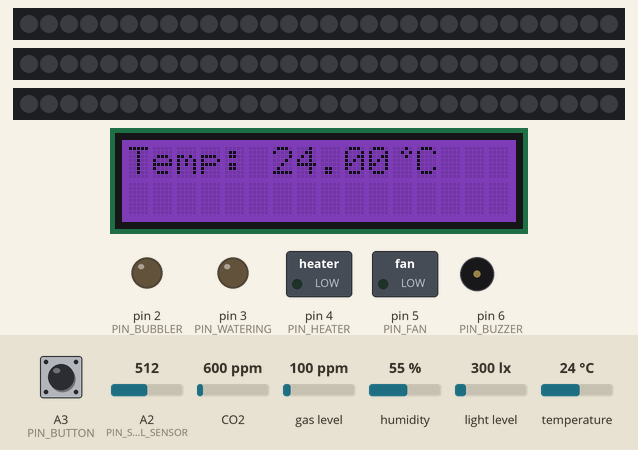
The sketch below on a simulated Arduino Uno, built with avr-gcc and run on an emulated ATmega328P. Parts: 3 × 30 RGB LEDs in strip order, left to right, 16×2 character LCD, switched loads named in the sketch (green lamp = pin HIGH), output pins drawn as LEDs (lit = HIGH), buzzer (waves = sounding, pin HIGH). Inputs (shaded band) come from the test bench; at power-on: temperature 24 °C, A2 (PIN_SOIL_SENSOR) = 512, A3 (PIN_BUTTON) LOW, CO2 600 ppm, gas level 100 ppm, humidity 55 %, light level 300 lx. What the sketch prints to the serial monitor is not drawn.

Above: at 2.6 s.
2.7 s: temperature set to 25.4 °C
At 12.4 s:
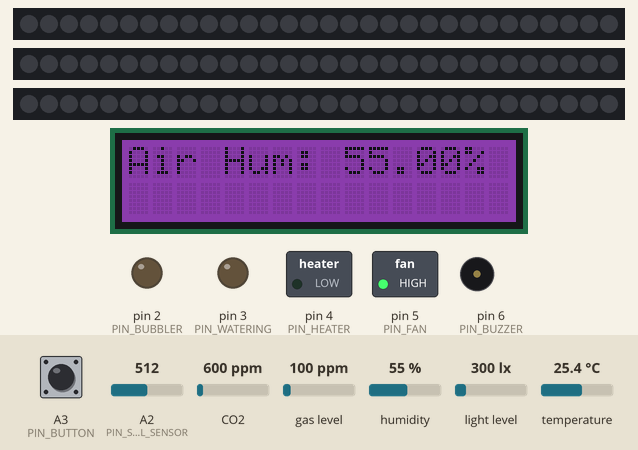
12.5 s: temperature set to 4 °C
At 19.3 s:
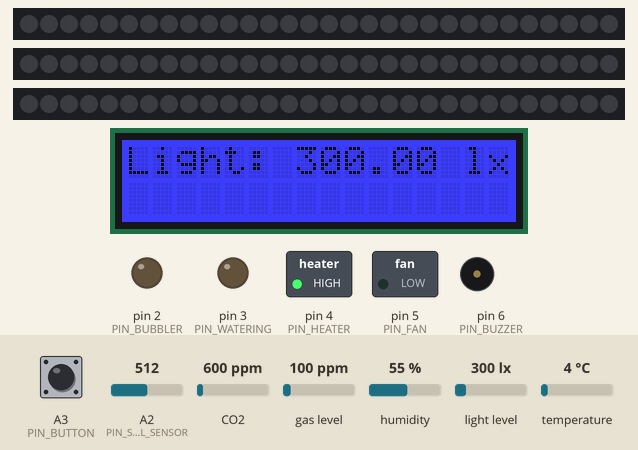
22.3 s: temperature set to 4.7 °C
27.5 s: temperature set to 5.4 °C
At 32.9 s:
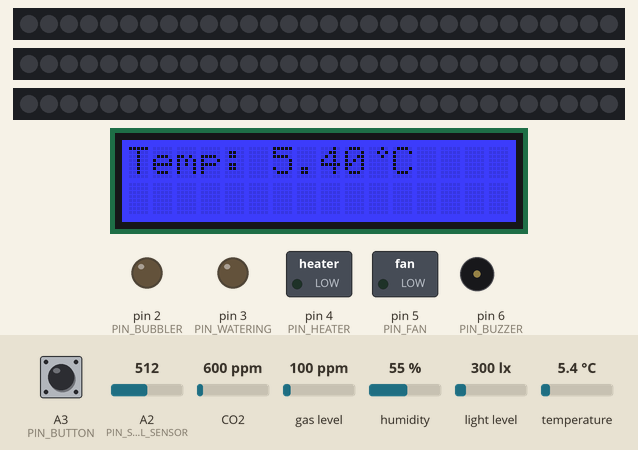
37.3 s: A2 (PIN_SOIL_SENSOR) set to 430
At 39.0 s:
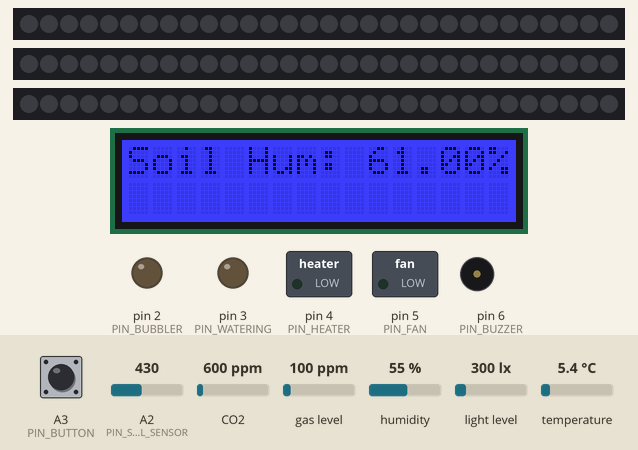
43.5 s: A2 (PIN_SOIL_SENSOR) set to 412
At 49.1 s:
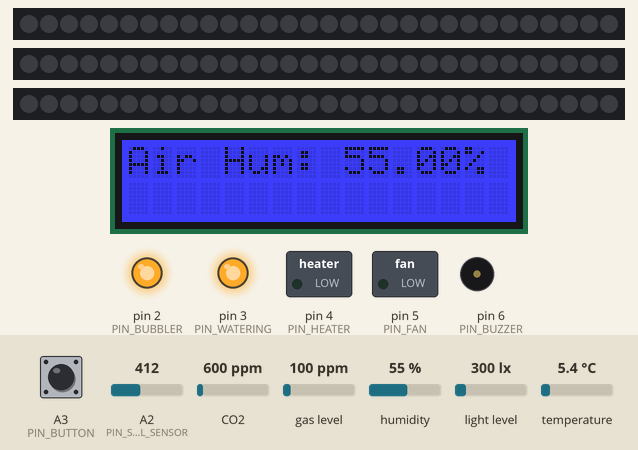
Timing chart, 0 to 50.6 s (numbered marks = the images above; inputs shaded):
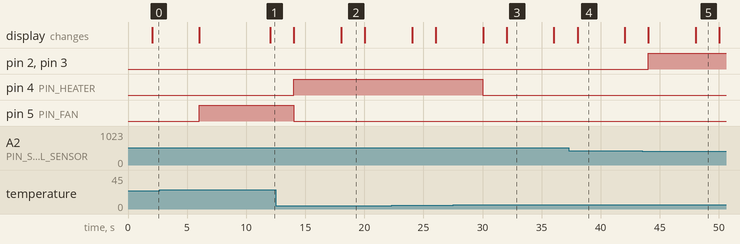

Measured:
- the behaviour switches between 25 and 25.1 °C on temperature (found by bisection; images 0 and 1)
- the behaviour switches between 4.9 and 5 °C on temperature (found by bisection; images 2 and 3)
- the behaviour switches between 420 and 419 on A2 (PIN_SOIL_SENSOR) (found by bisection; images 4 and 5)
- after the input at 2.7 s, pin 5 (PIN_FAN): LOW → HIGH after 3.3 s; the display: first changes after 3.3 s (image 1 shows a later state)
- after the input at 12.5 s, pin 4 (PIN_HEATER): LOW → HIGH after 1.5 s; pin 5 (PIN_FAN): HIGH → LOW after 1.5 s; the display: first changes after 1.5 s (image 2 shows a later state)
- after the input at 27.5 s, pin 4 (PIN_HEATER): HIGH → LOW after 2.5 s
- after the input at 43.5 s, pin 2 (PIN_BUBBLER), pin 3 (PIN_WATERING): LOW → HIGH after 0.52 s

The sketch:

Proximars.ino
```cpp
/*
 * Proximars - Automated Ecosystem Controller
 * Original Author: simonet4
 * Refactored for modularity
 */

#include "Config.h"
#include "Sensors.h"
#include "Actuators.h"
#include "Display.h"
#include "Bluetooth.h"

// Objects
SensorManager sensors;
ActuatorManager actuators;
DisplayManager display;
BluetoothManager bt;

// State Variables
unsigned long now = 0;
unsigned long lastSensorUpdate = 0;
unsigned long lastBTSend = 0;
unsigned long lastButtonPress = 0;
unsigned long lastAutoSwitch = 0;

// Watering States
unsigned long wateringStartTime = 0;
unsigned long lastWateringTime = 0; // Desact in original
bool isWatering = false;

// Display States
int displayMode = 0;
int btDataType = 0;
int currentHour = -1; // Stores hour received from BT

void setup() {
  Serial.begin(9600);

  sensors.begin();
  actuators.begin();
  display.begin();
  bt.begin();

  pinMode(PIN_BUTTON, INPUT);
}

void loop() {
  now = millis();

  // --- 1. SENSOR & LOGIC UPDATE ---
  if (now - lastSensorUpdate >= SENSOR_UPDATE_INTERVAL) {
    lastSensorUpdate = now;
    sensors.update();

    // CO2 Alarm
    if (sensors.geteCO2() >= 1500 || sensors.getTVOC() >= 500) {
      actuators.triggerAlarm();
    }

    // Watering Logic
    // If dry (<60), not currently watering, and enough time passed since last watering (6h)
    if (sensors.getHumSoil() < 60 && !isWatering) {
        if (lastWateringTime == 0 || (now - lastWateringTime >= WATERING_COOLDOWN)) {
             actuators.setBubbler(HIGH);
             actuators.setWatering(HIGH);
             wateringStartTime = now;
             isWatering = true;
        }
    }

    // Stop Watering
    if (isWatering && (now - wateringStartTime >= WATERING_DURATION)) {
      actuators.setBubbler(LOW);
      actuators.setWatering(LOW);
      lastWateringTime = now;
      isWatering = false;
    }

    // Climate Control
    actuators.setHeater(sensors.getTemp() < 5);
    actuators.setFan(sensors.getTemp() > 25);

    // Light Logic (Based on BT Hour and Lux)
    // If hour is valid (received via BT) and between 8am-8pm
    if (currentHour >= 8 && currentHour <= 20) {
        if (sensors.getLight() < 500) {
            actuators.setAllLeds(128, 0, 128); // Purple
        } else {
            actuators.setAllLeds(0, 0, 0); // Off
        }
    } else if (currentHour != -1) {
        // Night time
        actuators.setAllLeds(0, 0, 0);
    }

    // Update Display
    display.updateScreen(displayMode, sensors.getTemp(), sensors.getHumAir(), sensors.getHumSoil(), sensors.getLight(), sensors.geteCO2());
  }

  // --- 2. BLUETOOTH ---
  // Read Incoming Hour
  int h = bt.readHour();
  if (h != -1) {
      currentHour = h;
  }

  // Send Data periodically
  if (now - lastBTSend >= BT_SEND_INTERVAL) {
      bt.sendData(btDataType, sensors.getTemp(), sensors.getHumAir(), sensors.getHumSoil(), sensors.getLight(), sensors.geteCO2());
      btDataType = (btDataType + 1) % 5;
      lastBTSend = now;
  }

  // --- 3. USER INPUT (BUTTON) ---
  int buttonState = digitalRead(PIN_BUTTON);
  if (buttonState == HIGH) { // Assuming Active High based on original code
     if (now - lastButtonPress > 200) {
         displayMode = (displayMode + 1) % 5;
         lastButtonPress = now;
         lastAutoSwitch = now; // Reset AFK timer
     }
  }

  // Auto-switch display if inactive
  if (now - lastButtonPress >= AFK_TIMEOUT) {
      if (now - lastAutoSwitch >= AUTO_SWITCH_INTERVAL) {
          displayMode = (displayMode + 1) % 4;
          lastAutoSwitch = now;
      }
  }
}
```

Actuators.h
```cpp
#ifndef ACTUATORS_H
#define ACTUATORS_H

#include <Arduino.h>
#include <Adafruit_NeoPixel.h>
#include "Config.h"

class ActuatorManager {
private:
    Adafruit_NeoPixel strip1;
    Adafruit_NeoPixel strip2;
    Adafruit_NeoPixel strip3;

public:
    ActuatorManager() :
        strip1(NUM_LEDS, PIN_LED_STRIP_1, NEO_GRB + NEO_KHZ800),
        strip2(NUM_LEDS, PIN_LED_STRIP_2, NEO_GRB + NEO_KHZ800),
        strip3(NUM_LEDS, PIN_LED_STRIP_3, NEO_GRB + NEO_KHZ800) {}

    void begin() {
        pinMode(PIN_BUBBLER, OUTPUT);
        pinMode(PIN_WATERING, OUTPUT);
        pinMode(PIN_HEATER, OUTPUT);
        pinMode(PIN_FAN, OUTPUT);
        pinMode(PIN_BUZZER, OUTPUT);

        strip1.begin(); strip1.show();
        strip2.begin(); strip2.show();
        strip3.begin(); strip3.show();
    }

    void setBubbler(bool state) { digitalWrite(PIN_BUBBLER, state); }
    void setWatering(bool state) { digitalWrite(PIN_WATERING, state); }
    void setHeater(bool state) { digitalWrite(PIN_HEATER, state); }
    void setFan(bool state) { digitalWrite(PIN_FAN, state); }

    void triggerAlarm() { tone(PIN_BUZZER, 3000, 500); }

    void setAllLeds(uint8_t r, uint8_t g, uint8_t b) {
        setStripColor(strip1, r, g, b);
        setStripColor(strip2, r, g, b);
        setStripColor(strip3, r, g, b);
    }

private:
    void setStripColor(Adafruit_NeoPixel &strip, uint8_t r, uint8_t g, uint8_t b) {
        for(int i=0; i< strip.numPixels(); i++) {
            strip.setPixelColor(i, strip.Color(r, g, b));
        }
        strip.show();
    }
};

#endif
```

Bluetooth.h
```cpp
#ifndef BLUETOOTH_H
#define BLUETOOTH_H

#include <SoftwareSerial.h>
#include "Config.h"

class BluetoothManager {
private:
    SoftwareSerial BTserial;

public:
    BluetoothManager() : BTserial(PIN_BT_RX, PIN_BT_TX) {}

    void begin() {
        BTserial.begin(9600);
    }

    int readHour() {
        if (BTserial.available()) {
            int h = BTserial.read();
            Serial.print("BT Hour received: "); Serial.println(h);
            return h;
        }
        return -1; // No data
    }

    void sendData(int type, float temp, float hum, float soil, float light, int co2) {
        String label = "";
        float value = 0;

        switch (type) {
            case 0: label = "T "; value = temp; break;
            case 1: label = "Ha "; value = hum; break;
            case 2: label = "Hs "; value = soil; break;
            case 3: label = "L "; value = light; break;
            case 4: label = "Q "; value = co2; break;
        }

        String msg = label + String(value);
        BTserial.println(msg);
        Serial.println("BT Sent: " + msg);
    }
};

#endif
```

Display.h
```cpp
#ifndef DISPLAY_H
#define DISPLAY_H

#include <Wire.h>
#include <rgb_lcd.h> // Library for Grove RGB LCD
#include "Config.h"

class DisplayManager {
private:
    rgb_lcd lcd;
    byte degreeSymbol[8] = {0b00010,0b00101,0b00010,0,0,0,0,0}; // Custom char

public:
    void begin() {
        lcd.begin(16, 2);
        lcd.createChar(0, degreeSymbol);
        lcd.print("Proximars Init");
    }

    void updateScreen(int mode, float temp, float humAir, float humSoil, float light, int eco2) {
        // Change background color based on Temp (Blue to Red)
        // Simple mapping: 18°C = Blue, 35°C = Red
        int red = map(temp, 18, 35, 0, 255);
        int blue = map(temp, 18, 35, 255, 0);
        lcd.setRGB(constrain(red, 0, 255), 0, constrain(blue, 0, 255));

        lcd.clear();
        lcd.setCursor(0,0);

        switch(mode) {
            case 0: // Temp
               lcd.print("Temp: "); lcd.print(temp); lcd.write((unsigned char)0); lcd.print("C");
               break;
            case 1: // Air Humidity
               lcd.print("Air Hum: "); lcd.print(humAir); lcd.print("%");
               break;
            case 2: // Soil Humidity
               lcd.print("Soil Hum: "); lcd.print(humSoil); lcd.print("%");
               break;
            case 3: // Light
               lcd.print("Light: "); lcd.print(light); lcd.print(" lx");
               break;
             case 4: // CO2 (Added for better monitoring)
               lcd.print("CO2: "); lcd.print(eco2); lcd.print(" ppm");
               break;
        }
    }
};

#endif
```

Sensors.h
```cpp
#ifndef SENSORS_H
#define SENSORS_H

#include <Arduino.h>
#include <DHT.h>
#include <Wire.h>
#include <Adafruit_Sensor.h>
#include <Adafruit_TSL2561_U.h>
#include <Adafruit_SGP30.h>
#include "Config.h"

class SensorManager {
private:
    DHT dht;
    Adafruit_TSL2561_Unified tsl;
    Adafruit_SGP30 sgp;

    float temp;
    float humAir;
    float humSoil;
    float light;

public:
    SensorManager() : dht(PIN_DHT, DHT22), tsl(0x29) {}

    void begin() {
        dht.begin();

        if (!tsl.begin()) {
            Serial.println("Error: TSL2561 sensor not found!");
        } else {
            tsl.enableAutoRange(true);
            tsl.setIntegrationTime(TSL2561_INTEGRATIONTIME_13MS);
        }

        if (!sgp.begin()) {
            Serial.println("Error: SGP30 sensor not found!");
        }
    }

    void update() {
        // Read DHT
        float t = dht.readTemperature();
        float h = dht.readHumidity();
        if (!isnan(t)) temp = t;
        if (!isnan(h)) humAir = h;

        // Read Soil
        int val = analogRead(PIN_SOIL_SENSOR);
        humSoil = map(val, 0, 700, 0, 100); // Calibration based on original code

        // Read Light
        sensors_event_t event;
        tsl.getEvent(&event);
        if (event.light) {
            light = event.light;
        }

        // Read Air Quality (SGP30)
        if (!sgp.IAQmeasure()) {
            Serial.println("SGP30 Measurement failed");
        }
    }

    // Getters
    float getTemp() { return temp; }
    float getHumAir() { return humAir; }
    float getHumSoil() { return humSoil; }
    float getLight() { return light; }
    uint16_t getTVOC() { return sgp.TVOC; }
    uint16_t geteCO2() { return sgp.eCO2; }
};

#endif
```

Config.h
```cpp
#ifndef CONFIG_H
#define CONFIG_H

// --- PINS DEFINITIONS ---
// Digital
#define PIN_BUBBLER 2
#define PIN_WATERING 3
#define PIN_HEATER 4
#define PIN_FAN 5
#define PIN_BUZZER 6
#define PIN_BT_RX 7
#define PIN_BT_TX 8
// LED Strips Data Pins
#define PIN_LED_STRIP_1 11
#define PIN_LED_STRIP_2 12
#define PIN_LED_STRIP_3 13

// Analog
#define PIN_DHT A0
#define PIN_SOIL_SENSOR A2
#define PIN_BUTTON A3

// --- CONFIGURATION ---
#define NUM_LEDS 30
#define SENSOR_UPDATE_INTERVAL 2000  // ms (Standard for DHT/SGP)
#define BT_SEND_INTERVAL 3000        // ms
#define AFK_TIMEOUT 10000            // ms
#define AUTO_SWITCH_INTERVAL 3000    // ms
#define WATERING_DURATION 300000     // 5 minutes
#define WATERING_COOLDOWN 21600000   // 6 hours

#endif
```
